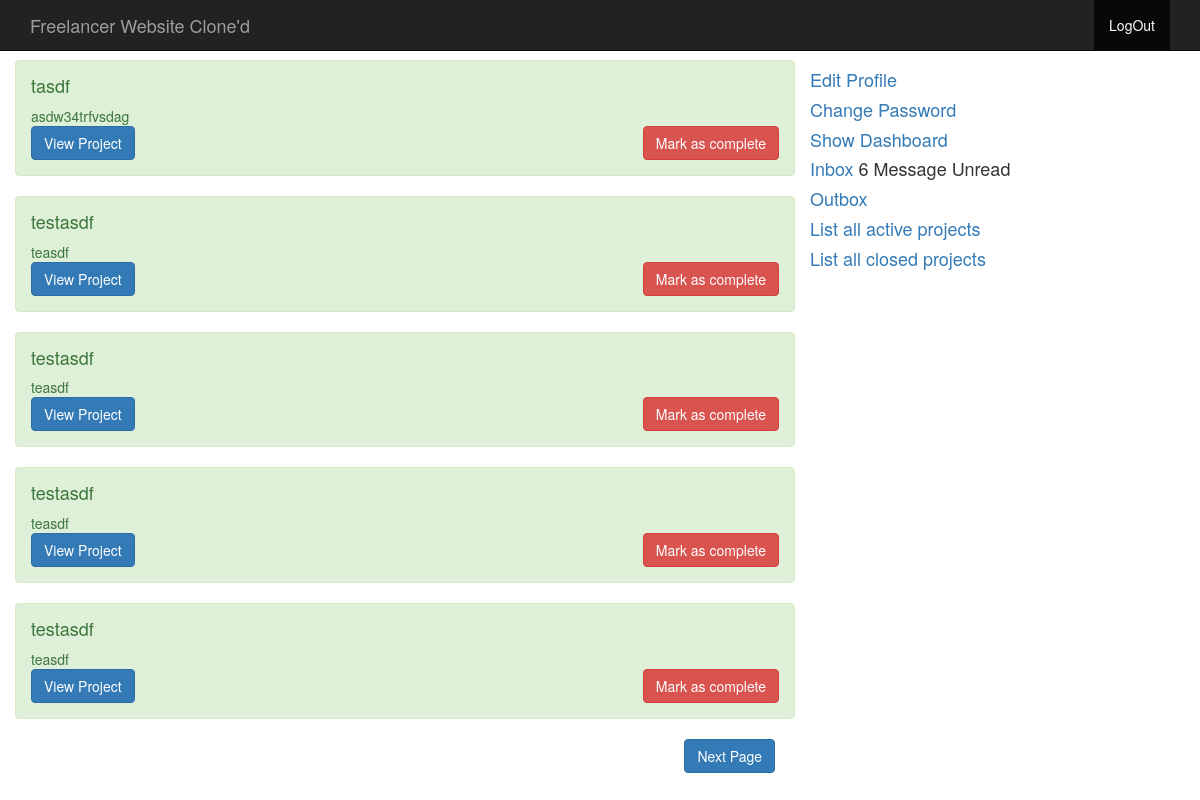
/dashboard/list-active-project.php (signed in), run on the app's committed database.
### tables this page shows
CREATE TABLE IF NOT EXISTS `project` (
  `id` int(11) NOT NULL AUTO_INCREMENT,
  `catid` text NOT NULL,
  `userid` int(11) NOT NULL,
  `title` text NOT NULL,
  `description` text,
  `budget` text,
  `timeframe` varchar(200) NOT NULL,
  `date` datetime NOT NULL,
  `status` enum('0','1') NOT NULL,
  PRIMARY KEY (`id`)
);

### classes/dashboard-loader.php (called while the page is built, shortened)
<?php
include __DIR__ . '/../config.php';
include_once 'DisplayUserInfo.class.php';
include_once 'ProjectView.class.php';
$project_view = new ProjectView();
include('db_func.php');
?>

### classes/DisplayUserInfo.class.php (called while the page is built, shortened)
<?php
class DisplayUserInfo {
	public function getUserDetailFromSession($emailid) {
		global $dblink;
		$query = "SELECT * FROM user WHERE username='$emailid' OR email='$emailid'";
		$result = $dblink->query($query);
		foreach ($result as $keyvalue){
			return $keyvalue;
		}
	}
}
?>

### classes/ProjectView.class.php (called while the page is built, shortened)
<?php
class ProjectView {
	public function projectDetailofUser($userid, $from, $to){
		global $dblink;
		$v = $dblink->prepare("SELECT * FROM project WHERE userid=? AND status='0' ORDER BY id DESC LIMIT ?,?");
		$v->bind_param("iii", $userid, $from, $to);
		$v->execute();
		$data = get_result($v);
		return $data;
	}
	public function projectDetailofUserFull($userid){
		global $dblink;
		$v = $dblink->prepare("SELECT * FROM project WHERE userid=? AND status='0'");
		$v->bind_param("i", $userid);
		$v->execute();
		$v->store_result();
		return $v->num_rows;
	}
}
?>

### classes/db_func.php (called while the page is built)
<?php
function get_result( $Statement ) {
    $RESULT = array();
    $Statement->store_result();
    for ( $i = 0; $i < $Statement->num_rows; $i++ ) {
        $Metadata = $Statement->result_metadata();
        $PARAMS = array();
        while ( $Field = $Metadata->fetch_field() ) {
            $PARAMS[] = &$RESULT[ $i ][ $Field->name ];
        }
        call_user_func_array( array( $Statement, 'bind_result' ), $PARAMS );
        $Statement->fetch();
    }
    return $RESULT;
}
?>

### dashboard/list-active-project.php (the view, shortened to what this page needs)
<?php
include 'header.php';
?>
<div class="container">
	<div class="row">
		<div class="col-md-8">
<?php
$userid = $display_user_info->getUserDetailFromSession($_SESSION['username']);
$userid = $display_user_info->getUserId($userid['id']);
$num_rec_per_page=5;
if (isset($_GET["page"])) { $page  = $_GET["page"]; } else { $page=1; };
$start_from = ($page-1) * $num_rec_per_page;
$total_records = $project_view->projectDetailofUserFull($userid);
$total_pages = ceil($total_records / $num_rec_per_page);
$list = $project_view->projectDetailofUser($userid,$start_from, $num_rec_per_page);
foreach($list as $array){
	?>
	<div class="row alert alert-success">
		<h4><?php echo $array['title']; ?></h4>
		<p><?php echo $array['description']; ?></p>
		<a href="../project.php?id=<?php echo $array['id']; ?>" class="btn btn-primary pull-light">View Project</a>
		<a href="complete.php?id=<?php echo $array['id']; ?>" class="btn btn-danger pull-right">Mark as complete</a>
	</div>
	<?php
		}
?>
		</div>
		<?php include 'sidebar.php'; ?>
	</div>
	<div class="col-md-8">
	<?php
if($page < $total_pages){
$nextpage = $page+1;
echo "<a href='list-active-project.php?page=$nextpage'  class=\"btn btn-primary pull-right\">".'Next Page'."</a> ";
}
		?>
	</div>
	<div class="col-md-4"></div>
	<div class="col-md-12">&nbsp;</div>
</div>
<?php
include 'footer.php';
?>

### css/style.css (style rules this page uses)
body { padding-top: 60px; }

### data on the page
project: title "tasdf", description "asdw34trfvsdag"
project: title "testasdf", description "teasdf"
project: title "testasdf", description "teasdf"
project: title "testasdf", description "teasdf"
project: title "testasdf", description "teasdf"

### other printed values
$websiteConfig->getConfigValue('title') "Freelancer Website Clone'd"
$message_class->countUnreadmessage($userid) "6"
